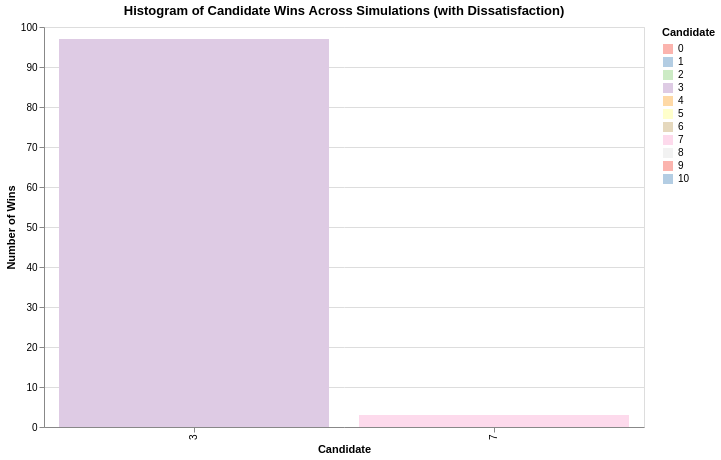

Notebook code for this chart:
### Code cell
# Identify the winners (déjà fait)
winners = (
    df_votes
    .loc[df_votes.groupby("simulation_number")["proportion"].idxmax()]
)

# Count the wins
df_wins = winners["candidate_id"].value_counts().reset_index()
df_wins.columns = ["candidate_id", "wins"]

# Compute mean dissatisfaction of winners
df_diss = (
    winners.groupby("candidate_id")["mean_dissatisfaction"]
    .mean()
    .reset_index()
    .rename(columns={"mean_dissatisfaction": "avg_dissatisfaction"})
)

# Merge wins + dissatisfaction
df_wins = df_wins.merge(df_diss, on="candidate_id", how="left")

# Define color scale
all_candidates = df_simulations['candidate_id'].unique()
color_scale = alt.Scale(domain=sorted(all_candidates), scheme='pastel1')

# Histogram of wins with dissatisfaction in tooltip
hist = (
    alt.Chart(df_wins)
    .mark_bar()
    .encode(
        x=alt.X("candidate_id:N", title="Candidate", sort="-y"),
        y=alt.Y("wins:Q", title="Number of Wins"),
        color=alt.Color("candidate_id:N", scale=color_scale, legend=alt.Legend(title="Candidate")),
        tooltip=[
            alt.Tooltip("candidate_id:N", title="Candidate"),
            alt.Tooltip("wins:Q", title="Wins"),
            alt.Tooltip("avg_dissatisfaction:Q", title="Avg Dissatisfaction", format=".2f")
        ]
    )
    .properties(
        width=600,
        height=400,
        title="Histogram of Candidate Wins Across Simulations (with Dissatisfaction)"
    )
)

hist

### Figure 1 — Vega-Lite specification as saved in the notebook (floating-point values rounded to 4 significant figures)
{"config": {"view": {"continuousWidth": 300, "continuousHeight": 300}}, "data": {"name": "data-73f2e06af41bc56797d58c1a4aab62fa"}, "mark": {"type": "bar"}, "encoding": {"color": {"field": "candidate_id", "legend": {"title": "Candidate"}, "scale": {"domain": [0.0, 1.0, 2.0, 3.0, 4.0, 5.0, 6.0, 7.0, 8.0, 9.0, 10.0], "scheme": "pastel1"}, "type": "nominal"}, "tooltip": [{"field": "candidate_id", "title": "Candidate", "type": "nominal"}, {"field": "wins", "title": "Wins", "type": "quantitative"}, {"field": "avg_dissatisfaction", "format": ".2f", "title": "Avg Dissatisfaction", "type": "quantitative"}], "x": {"field": "candidate_id", "sort": "-y", "title": "Candidate", "type": "nominal"}, "y": {"field": "wins", "title": "Number of Wins", "type": "quantitative"}}, "height": 400, "title": "Histogram of Candidate Wins Across Simulations (with Dissatisfaction)", "width": 600, "$schema": "https://vega.github.io/schema/vega-lite/v5.20.1.json", "datasets": {"data-73f2e06af41bc56797d58c1a4aab62fa": [{"candidate_id": 3, "wins": 97, "avg_dissatisfaction": 3.023}, {"candidate_id": 7, "wins": 3, "avg_dissatisfaction": 10.76}]}}
